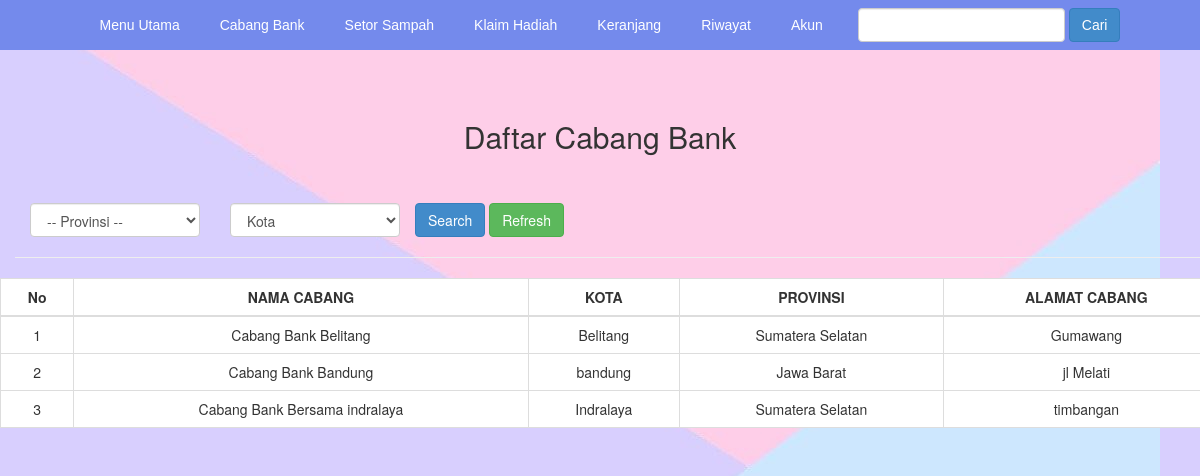
Page /cabang_bank.php on the committed database.
### tables this page shows
CREATE TABLE `cabang_bank_sampah` (
  `ID_Cabang_Bank` varchar(100) NOT NULL,
  `Nama_Bank` varchar(100) NOT NULL,
  `ID_Kota` varchar(100) NOT NULL,
  `Alamat_Bank` varchar(100) NOT NULL
);

CREATE TABLE `kota` (
  `ID_Kota` varchar(100) NOT NULL,
  `Nama_Kota` varchar(100) NOT NULL,
  `ID_Provinsi` varchar(100) NOT NULL
);

CREATE TABLE `provinsi` (
  `ID_Provinsi` varchar(100) NOT NULL,
  `Nama_Provinsi` varchar(100) NOT NULL
);

### cabang_bank.php (the view, shortened to what this page needs)
<?php
$db_host = "localhost";
$db_user = "root";
$db_pass = "";
$db_name = "beautycyclebank";
$koneksi = mysqli_connect($db_host, $db_user, $db_pass, $db_name);
$strw = "";
    $query = "SELECT * FROM cabang_bank_sampah
             JOIN kota on cabang_bank_sampah.ID_Kota=kota.ID_Kota
             JOIN provinsi ON kota.ID_Provinsi=provinsi.ID_Provinsi $strw";
    $result=mysqli_query($koneksi,$query);
?>
<!DOCTYPE html>
<html>
<head>
    <link rel="stylesheet" href="admin/assets/css/bootstrap.css">
</head>
<body style="background-image:URL(Photo/bg4.jpg)">
<?php include'menu.php' ?>
<section class="konten">
    <div class="container">
        <div class="row">
    <div class="col-lg-12">
        <center><h2>Daftar Cabang Bank </h2></center>
</div>
    </div>
<section class="konten">
    <div class="container">
    <div class="row">
        <form action="cabang_bank.php" method="GET">
        <br></br>
          <div class="row">
            <div class="col-sm">
            <div class="col-md-10 col-lg-2 products-number-sort">
                <div class="products-sort-by mt-2 mt-lg-0">
                   <select name="ID_Provinsi" id="ID_Provinsi" class="form-control">
                      <option selected disabled> -- Provinsi -- </option>
                </select>
            </div></div>
            <div class="col-md-12 col-lg-2 products-number-sort">
                <div class="products-sort-by mt-2 mt-lg-0">
                   <select name="ID_Kota" id="ID_Kota" class="form-control">
                      <option selected disabled>   Kota  </option>
                </select>
            </div></div>
           <div class="row">
            <div class="col-sm">
              <input type="submit" class="btn btn-primary mb-4" name="submit" value="Search">
              <a href="cabang_bank.php" class="btn btn-success square-btn-adjust"><i class="fa fa-refresh"></i> Refresh </a>
            </div>
          </div>
        </form>
    </div>
<hr />
        <div class="row">
		<?php $nomor=1;?>
        <table id="datatablesSimple" class="table table-bordered" style="background-color:white">
    	<thead>
    		<tr>
			<th><center>No</th>
			<th><center>NAMA CABANG</th>
			<th><center>KOTA</th>
			<th><center>PROVINSI</th>
      <th><center>ALAMAT CABANG</th>
		</tr>
	</thead>
	<tbody>
  		<tr>
  			<?php while($row = mysqli_fetch_assoc($result)) { ?>
			<td><center><?php echo $nomor;?></td>
			<td><center><?php echo $row["Nama_Bank"];?></td>
			<td><center><?php echo $row["Nama_Kota"];?></td>
      <td><center><?php echo $row["Nama_Provinsi"];?></td>
			<td><center><?php echo $row["Alamat_Bank"];?></td>
		</tr>
		<?php $nomor++; ?>
        <?php }?>
    </div>
</body>
</html>
</body>
</body>
</html>

### rows in the picture
cabang_bank_sampah: Nama_Bank "Cabang Bank Belitang", ID_Kota.Nama_Kota "Belitang", provinsi.Nama_Provinsi "Sumatera Selatan", Alamat_Bank "Gumawang"
cabang_bank_sampah: Nama_Bank "Cabang Bank Bandung", ID_Kota.Nama_Kota "bandung", provinsi.Nama_Provinsi "Jawa Barat", Alamat_Bank "jl Melati"
cabang_bank_sampah: Nama_Bank "Cabang Bank Bersama indralaya", ID_Kota.Nama_Kota "Indralaya", provinsi.Nama_Provinsi "Sumatera Selatan", Alamat_Bank "timbangan"
